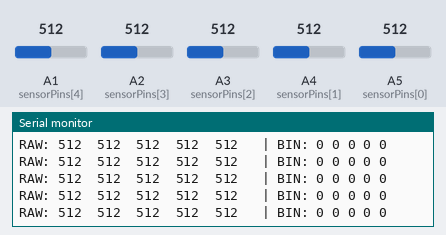
Bench run of a sketch on a simulated Arduino Uno, built with avr-gcc and run on an emulated ATmega328P. Parts: the last lines printed to the serial monitor. The test bench sets the inputs (shaded band); at power-on: A1 (sensorPins[4]) = 512, A2 (sensorPins[3]) = 512, A4 (sensorPins[1]) = 512, A3 (sensorPins[2]) = 512, A5 (sensorPins[0]) = 512.

Above: at 1.2 s.
1.3 s: A1 (sensorPins[4]) set to 108
At 1.33 s:
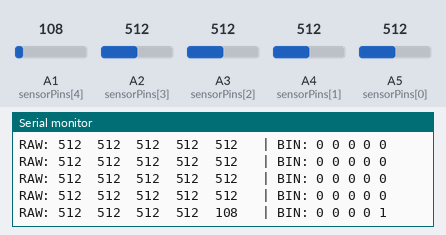
4.3 s: A1 (sensorPins[4]) set to 89
At 4.39 s:
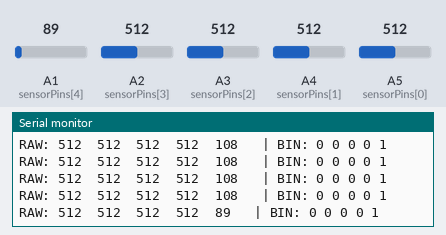
5.8 s: A2 (sensorPins[3]) set to 108
At 5.81 s:
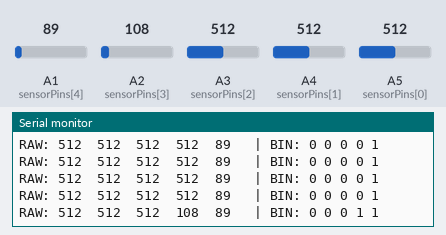
8.8 s: A2 (sensorPins[3]) set to 95
At 8.87 s:
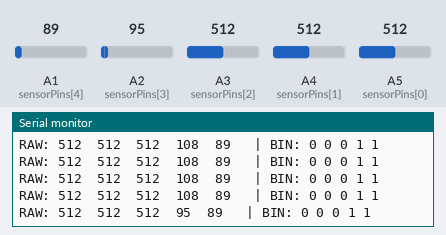
11.8 s: A4 (sensorPins[1]) set to 108
At 11.82 s:
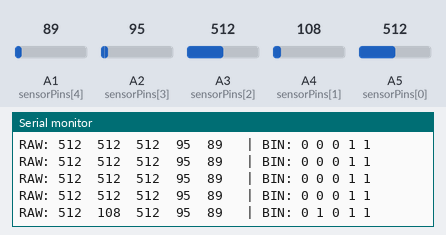
14.8 s: A4 (sensorPins[1]) set to 92
At 14.87 s:
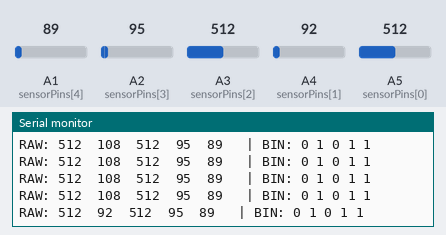
Timing chart, 0 to 17.3 s (numbered marks = the images above; inputs shaded):
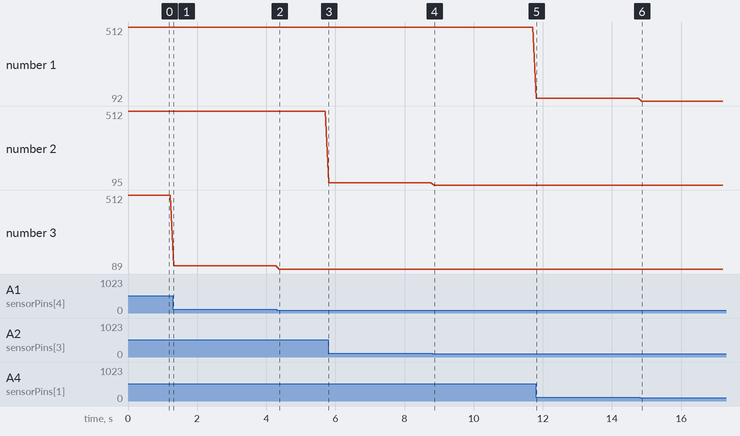

Measured:
- after the input at 1.3 s, the serial monitor: prints a new line at once (image 1)
- after the input at 4.3 s, the serial monitor: prints a new line after 0.08 s (image 2)
- after the input at 5.8 s, the serial monitor: prints a new line at once (image 3)
- after the input at 8.8 s, the serial monitor: prints a new line after 0.06 s (image 4)
- after the input at 11.8 s, the serial monitor: prints a new line at once (image 5)
- after the input at 14.8 s, the serial monitor: prints a new line after 0.07 s (image 6)
- plotted number 1: 512 → 108 after the input at 11.8 s, 108 → 92 after the input at 14.8 s
- plotted number 2: 108 → 95 after the input at 8.8 s

The sketch:

lfr_ir.ino
```cpp
#define NUM_SENSORS 5

int sensorPins[NUM_SENSORS] = {A5, A4, A3, A2, A1};
int sensorValues[NUM_SENSORS];
int sensorBinary[NUM_SENSORS];

int threshold = 400;   // adjust if needed

void setup() {
  Serial.begin(9600);
}

void loop() {

  // Read sensors
  for (int i = 0; i < NUM_SENSORS; i++) {
    sensorValues[i] = analogRead(sensorPins[i]);

    // Convert to 0/1
    if (sensorValues[i] < threshold) {
      sensorBinary[i] = 1;   // BLACK line
    } else {
      sensorBinary[i] = 0;   // WHITE surface
    }
  }

  // Print RAW values
  Serial.print("RAW: ");
  for (int i = 0; i < NUM_SENSORS; i++) {
    Serial.print(sensorValues[i]);
    Serial.print("\t");
  }

  // Print BINARY values
  Serial.print(" | BIN: ");
  for (int i = 0; i < NUM_SENSORS; i++) {
    Serial.print(sensorBinary[i]);
    Serial.print(" ");
  }

  Serial.println();
  delay(100);
}
```
